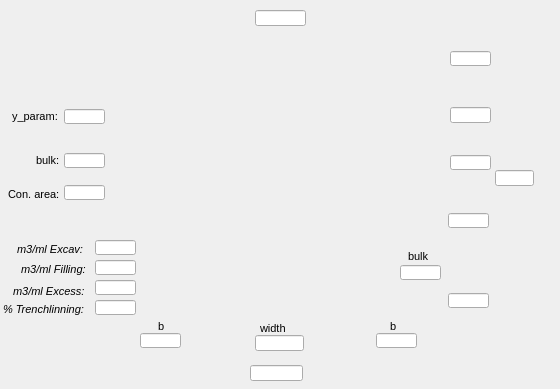
      <widget class="QWidget" name="page">
       <property name="geometry">
        <rect>
         <x>0</x>
         <y>0</y>
         <width>560</width>
         <height>389</height>
        </rect>
       </property>
       <attribute name="label">
        <string>Measurements</string>
       </attribute>
       <widget class="QLabel" name="label_cost_bulk">
        <property name="geometry">
         <rect>
          <x>36</x>
          <y>149</y>
          <width>37</width>
          <height>22</height>
         </rect>
        </property>
        <property name="font">
         <font>
          <pointsize>8</pointsize>
         </font>
        </property>
        <property name="frameShape">
         <enum>QFrame::NoFrame</enum>
        </property>
        <property name="frameShadow">
         <enum>QFrame::Raised</enum>
        </property>
        <property name="text">
         <string>bulk:</string>
        </property>
        <property name="textFormat">
         <enum>Qt::AutoText</enum>
        </property>
        <property name="scaledContents">
         <bool>false</bool>
        </property>
        <property name="margin">
         <number>3</number>
        </property>
       </widget>
       <widget class="QLineEdit" name="rec_y">
        <property name="geometry">
         <rect>
          <x>450</x>
          <y>107</y>
          <width>41</width>
          <height>16</height>
         </rect>
        </property>
        <property name="font">
         <font>
          <pointsize>7</pointsize>
          <kerning>true</kerning>
         </font>
        </property>
        <property name="autoFillBackground">
         <bool>false</bool>
        </property>
        <property name="inputMask">
         <string/>
        </property>
        <property name="text">
         <string/>
        </property>
        <property name="frame">
         <bool>true</bool>
        </property>
        <property name="echoMode">
         <enum>QLineEdit::Normal</enum>
        </property>
        <property name="cursorPosition">
         <number>0</number>
        </property>
        <property name="alignment">
         <set>Qt::AlignCenter</set>
        </property>
       </widget>
       <widget class="QLineEdit" name="y_param">
        <property name="geometry">
         <rect>
          <x>64</x>
          <y>109</y>
          <width>41</width>
          <height>15</height>
         </rect>
        </property>
        <property name="font">
         <font>
          <pointsize>7</pointsize>
          <kerning>true</kerning>
         </font>
        </property>
        <property name="autoFillBackground">
         <bool>false</bool>
        </property>
        <property name="inputMask">
         <string/>
        </property>
        <property name="text">
         <string/>
        </property>
        <property name="frame">
         <bool>true</bool>
        </property>
        <property name="echoMode">
         <enum>QLineEdit::Normal</enum>
        </property>
        <property name="cursorPosition">
         <number>0</number>
        </property>
        <property name="alignment">
         <set>Qt::AlignCenter</set>
        </property>
       </widget>
       <widget class="QLineEdit" name="b">
        <property name="geometry">
         <rect>
          <x>376</x>
          <y>333</y>
          <width>41</width>
          <height>15</height>
         </rect>
        </property>
        <property name="font">
         <font>
          <pointsize>7</pointsize>
          <kerning>true</kerning>
         </font>
        </property>
        <property name="autoFillBackground">
         <bool>false</bool>
        </property>
        <property name="inputMask">
         <string/>
        </property>
        <property name="text">
         <string/>
        </property>
        <property name="frame">
         <bool>true</bool>
        </property>
        <property name="echoMode">
         <enum>QLineEdit::Normal</enum>
        </property>
        <property name="cursorPosition">
         <number>0</number>
        </property>
        <property name="alignment">
         <set>Qt::AlignCenter</set>
        </property>
       </widget>
       <widget class="QLineEdit" name="m2mltrenchl_2">
        <property name="geometry">
         <rect>
          <x>95</x>
          <y>300</y>
          <width>41</width>
          <height>15</height>
         </rect>
        </property>
        <property name="font">
         <font>
          <pointsize>7</pointsize>
          <italic>true</italic>
          <kerning>true</kerning>
         </font>
        </property>
        <property name="autoFillBackground">
         <bool>false</bool>
        </property>
        <property name="inputMask">
         <string/>
        </property>
        <property name="text">
         <string/>
        </property>
        <property name="frame">
         <bool>true</bool>
        </property>
        <property name="echoMode">
         <enum>QLineEdit::Normal</enum>
        </property>
        <property name="cursorPosition">
         <number>0</number>
        </property>
        <property name="alignment">
         <set>Qt::AlignCenter</set>
        </property>
       </widget>
       <widget class="QLineEdit" name="m3mlexc_2">
        <property name="geometry">
         <rect>
          <x>95</x>
          <y>240</y>
          <width>41</width>
          <height>15</height>
         </rect>
        </property>
        <property name="font">
         <font>
          <pointsize>7</pointsize>
          <italic>true</italic>
          <kerning>true</kerning>
         </font>
        </property>
        <property name="autoFillBackground">
         <bool>false</bool>
        </property>
        <property name="inputMask">
         <string/>
        </property>
        <property name="text">
         <string/>
        </property>
        <property name="frame">
         <bool>true</bool>
        </property>
        <property name="echoMode">
         <enum>QLineEdit::Normal</enum>
        </property>
        <property name="cursorPosition">
         <number>0</number>
        </property>
        <property name="alignment">
         <set>Qt::AlignCenter</set>
        </property>
       </widget>
       <widget class="QLineEdit" name="geom1">
        <property name="geometry">
         <rect>
          <x>448</x>
          <y>213</y>
          <width>41</width>
          <height>15</height>
         </rect>
        </property>
        <property name="font">
         <font>
          <pointsize>7</pointsize>
          <kerning>true</kerning>
         </font>
        </property>
        <property name="autoFillBackground">
         <bool>false</bool>
        </property>
        <property name="inputMask">
         <string/>
        </property>
        <property name="text">
         <string/>
        </property>
        <property name="frame">
         <bool>true</bool>
        </property>
        <property name="echoMode">
         <enum>QLineEdit::Normal</enum>
        </property>
        <property name="cursorPosition">
         <number>0</number>
        </property>
        <property name="alignment">
         <set>Qt::AlignCenter</set>
        </property>
       </widget>
       <widget class="QLineEdit" name="thickness">
        <property name="geometry">
         <rect>
          <x>450</x>
          <y>51</y>
          <width>41</width>
          <height>15</height>
         </rect>
        </property>
        <property name="font">
         <font>
          <pointsize>7</pointsize>
          <kerning>true</kerning>
         </font>
        </property>
        <property name="autoFillBackground">
         <bool>false</bool>
        </property>
        <property name="inputMask">
         <string/>
        </property>
        <property name="text">
         <string/>
        </property>
        <property name="frame">
         <bool>true</bool>
        </property>
        <property name="echoMode">
         <enum>QLineEdit::Normal</enum>
        </property>
        <property name="cursorPosition">
         <number>0</number>
        </property>
        <property name="alignment">
         <set>Qt::AlignCenter</set>
        </property>
       </widget>
       <widget class="QLineEdit" name="z1">
        <property name="geometry">
         <rect>
          <x>448</x>
          <y>293</y>
          <width>41</width>
          <height>15</height>
         </rect>
        </property>
        <property name="font">
         <font>
          <pointsize>7</pointsize>
          <kerning>true</kerning>
         </font>
        </property>
        <property name="autoFillBackground">
         <bool>false</bool>
        </property>
        <property name="inputMask">
         <string/>
        </property>
        <property name="text">
         <string/>
        </property>
        <property name="frame">
         <bool>true</bool>
        </property>
        <property name="echoMode">
         <enum>QLineEdit::Normal</enum>
        </property>
        <property name="cursorPosition">
         <number>0</number>
        </property>
        <property name="alignment">
         <set>Qt::AlignCenter</set>
        </property>
       </widget>
       <widget class="QLabel" name="label_cost_excav">
        <property name="geometry">
         <rect>
          <x>17</x>
          <y>238</y>
          <width>73</width>
          <height>22</height>
         </rect>
        </property>
        <property name="font">
         <font>
          <pointsize>8</pointsize>
          <italic>true</italic>
         </font>
        </property>
        <property name="frameShape">
         <enum>QFrame::NoFrame</enum>
        </property>
        <property name="frameShadow">
         <enum>QFrame::Raised</enum>
        </property>
        <property name="text">
         <string>m3/ml Excav:</string>
        </property>
        <property name="textFormat">
         <enum>Qt::AutoText</enum>
        </property>
        <property name="scaledContents">
         <bool>false</bool>
        </property>
        <property name="margin">
         <number>3</number>
        </property>
       </widget>
       <widget class="QLabel" name="label_image_ud_shape">
        <property name="geometry">
         <rect>
          <x>110</x>
          <y>14</y>
          <width>411</width>
          <height>361</height>
         </rect>
        </property>
        <property name="text">
         <string/>
        </property>
        <property name="pixmap">
         <pixmap>../../../../usuario/.designer/png/ud_section_circular.png</pixmap>
        </property>
        <property name="scaledContents">
         <bool>true</bool>
        </property>
       </widget>
       <widget class="QLabel" name="label_cost_fill">
        <property name="geometry">
         <rect>
          <x>21</x>
          <y>258</y>
          <width>73</width>
          <height>22</height>
         </rect>
        </property>
        <property name="font">
         <font>
          <pointsize>8</pointsize>
          <italic>true</italic>
         </font>
        </property>
        <property name="frameShape">
         <enum>QFrame::NoFrame</enum>
        </property>
        <property name="frameShadow">
         <enum>QFrame::Raised</enum>
        </property>
        <property name="text">
         <string>m3/ml Filling:</string>
        </property>
        <property name="textFormat">
         <enum>Qt::AutoText</enum>
        </property>
        <property name="scaledContents">
         <bool>false</bool>
        </property>
        <property name="margin">
         <number>3</number>
        </property>
       </widget>
       <widget class="QLabel" name="label_cost_exc">
        <property name="geometry">
         <rect>
          <x>13</x>
          <y>280</y>
          <width>73</width>
          <height>22</height>
         </rect>
        </property>
        <property name="font">
         <font>
          <pointsize>8</pointsize>
          <italic>true</italic>
         </font>
        </property>
        <property name="frameShape">
         <enum>QFrame::NoFrame</enum>
        </property>
        <property name="frameShadow">
         <enum>QFrame::Raised</enum>
        </property>
        <property name="text">
         <string>m3/ml Excess:</string>
        </property>
        <property name="textFormat">
         <enum>Qt::AutoText</enum>
        </property>
        <property name="scaledContents">
         <bool>false</bool>
        </property>
        <property name="margin">
         <number>3</number>
        </property>
       </widget>
       <widget class="QLineEdit" name="width">
        <property name="geometry">
         <rect>
          <x>255</x>
          <y>335</y>
          <width>49</width>
          <height>16</height>
         </rect>
        </property>
        <property name="font">
         <font>
          <pointsize>7</pointsize>
          <kerning>true</kerning>
         </font>
        </property>
        <property name="autoFillBackground">
         <bool>false</bool>
        </property>
        <property name="inputMask">
         <string/>
        </property>
        <property name="text">
         <string/>
        </property>
        <property name="frame">
         <bool>true</bool>
        </property>
        <property name="echoMode">
         <enum>QLineEdit::Normal</enum>
        </property>
        <property name="cursorPosition">
         <number>0</number>
        </property>
        <property name="alignment">
         <set>Qt::AlignCenter</set>
        </property>
       </widget>
       <widget class="QLineEdit" name="m2mlpav">
        <property name="geometry">
         <rect>
          <x>255</x>
          <y>10</y>
          <width>51</width>
          <height>16</height>
         </rect>
        </property>
        <property name="font">
         <font>
          <pointsize>7</pointsize>
          <kerning>true</kerning>
         </font>
        </property>
        <property name="autoFillBackground">
         <bool>false</bool>
        </property>
        <property name="inputMask">
         <string/>
        </property>
        <property name="text">
         <string/>
        </property>
        <property name="frame">
         <bool>true</bool>
        </property>
        <property name="echoMode">
         <enum>QLineEdit::Normal</enum>
        </property>
        <property name="cursorPosition">
         <number>0</number>
        </property>
        <property name="alignment">
         <set>Qt::AlignCenter</set>
        </property>
       </widget>
       <widget class="QLineEdit" name="m3mlfill_2">
        <property name="geometry">
         <rect>
          <x>95</x>
          <y>260</y>
          <width>41</width>
          <height>15</height>
         </rect>
        </property>
        <property name="font">
         <font>
          <pointsize>7</pointsize>
          <italic>true</italic>
          <kerning>true</kerning>
         </font>
        </property>
        <property name="autoFillBackground">
         <bool>false</bool>
        </property>
        <property name="inputMask">
         <string/>
        </property>
        <property name="text">
         <string/>
        </property>
        <property name="frame">
         <bool>true</bool>
        </property>
        <property name="echoMode">
         <enum>QLineEdit::Normal</enum>
        </property>
        <property name="cursorPosition">
         <number>0</number>
        </property>
        <property name="alignment">
         <set>Qt::AlignCenter</set>
        </property>
       </widget>
       <widget class="QLabel" name="label_cost_b_right">
        <property name="geometry">
         <rect>
          <x>390</x>
          <y>315</y>
          <width>17</width>
          <height>22</height>
         </rect>
        </property>
        <property name="font">
         <font>
          <pointsize>8</pointsize>
         </font>
        </property>
        <property name="frameShape">
         <enum>QFrame::NoFrame</enum>
        </property>
        <property name="frameShadow">
         <enum>QFrame::Raised</enum>
        </property>
        <property name="text">
         <string>b</string>
        </property>
        <property name="textFormat">
         <enum>Qt::AutoText</enum>
        </property>
        <property name="scaledContents">
         <bool>false</bool>
        </property>
        <property name="margin">
         <number>3</number>
        </property>
       </widget>
       <widget class="QLineEdit" name="b_2">
        <property name="geometry">
         <rect>
          <x>140</x>
          <y>333</y>
          <width>41</width>
          <height>15</height>
         </rect>
        </property>
        <property name="font">
         <font>
          <pointsize>7</pointsize>
          <kerning>true</kerning>
         </font>
        </property>
        <property name="autoFillBackground">
         <bool>false</bool>
        </property>
        <property name="inputMask">
         <string/>
        </property>
        <property name="text">
         <string/>
        </property>
        <property name="frame">
         <bool>true</bool>
        </property>
        <property name="echoMode">
         <enum>QLineEdit::Normal</enum>
        </property>
        <property name="cursorPosition">
         <number>0</number>
        </property>
        <property name="alignment">
         <set>Qt::AlignCenter</set>
        </property>
       </widget>
       <widget class="QLabel" name="label_cost_b_left">
        <property name="geometry">
         <rect>
          <x>158</x>
          <y>315</y>
          <width>17</width>
          <height>22</height>
         </rect>
        </property>
        <property name="font">
         <font>
          <pointsize>8</pointsize>
         </font>
        </property>
        <property name="frameShape">
         <enum>QFrame::NoFrame</enum>
        </property>
        <property name="frameShadow">
         <enum>QFrame::Raised</enum>
        </property>
        <property name="text">
         <string>b</string>
        </property>
        <property name="textFormat">
         <enum>Qt::AutoText</enum>
        </property>
        <property name="scaledContents">
         <bool>false</bool>
        </property>
        <property name="margin">
         <number>3</number>
        </property>
       </widget>
       <widget class="QLineEdit" name="m2mlbottom_2">
        <property name="geometry">
         <rect>
          <x>250</x>
          <y>365</y>
          <width>53</width>
          <height>16</height>
         </rect>
        </property>
        <property name="font">
         <font>
          <pointsize>7</pointsize>
          <kerning>true</kerning>
         </font>
        </property>
        <property name="autoFillBackground">
         <bool>false</bool>
        </property>
        <property name="inputMask">
         <string/>
        </property>
        <property name="text">
         <string/>
        </property>
        <property name="frame">
         <bool>true</bool>
        </property>
        <property name="echoMode">
         <enum>QLineEdit::Normal</enum>
        </property>
        <property name="cursorPosition">
         <number>0</number>
        </property>
        <property name="alignment">
         <set>Qt::AlignCenter</set>
        </property>
       </widget>
       <widget class="QLabel" name="label_cost_area">
        <property name="geometry">
         <rect>
          <x>8</x>
          <y>183</y>
          <width>73</width>
          <height>22</height>
         </rect>
        </property>
        <property name="font">
         <font>
          <pointsize>8</pointsize>
         </font>
        </property>
        <property name="frameShape">
         <enum>QFrame::NoFrame</enum>
        </property>
        <property name="frameShadow">
         <enum>QFrame::Raised</enum>
        </property>
        <property name="text">
         <string>Con. area:</string>
        </property>
        <property name="textFormat">
         <enum>Qt::AutoText</enum>
        </property>
        <property name="scaledContents">
         <bool>false</bool>
        </property>
        <property name="margin">
         <number>3</number>
        </property>
       </widget>
       <widget class="QLineEdit" name="total_y">
        <property name="geometry">
         <rect>
          <x>495</x>
          <y>170</y>
          <width>39</width>
          <height>16</height>
         </rect>
        </property>
        <property name="font">
         <font>
          <pointsize>7</pointsize>
          <kerning>true</kerning>
         </font>
        </property>
        <property name="autoFillBackground">
         <bool>false</bool>
        </property>
        <property name="inputMask">
         <string/>
        </property>
        <property name="text">
         <string/>
        </property>
        <property name="frame">
         <bool>true</bool>
        </property>
        <property name="echoMode">
         <enum>QLineEdit::Normal</enum>
        </property>
        <property name="cursorPosition">
         <number>0</number>
        </property>
        <property name="alignment">
         <set>Qt::AlignCenter</set>
        </property>
       </widget>
       <widget class="QLabel" name="label_cost_width">
        <property name="geometry">
         <rect>
          <x>260</x>
          <y>317</y>
          <width>53</width>
          <height>22</height>
         </rect>
        </property>
        <property name="font">
         <font>
          <pointsize>8</pointsize>
         </font>
        </property>
        <property name="frameShape">
         <enum>QFrame::NoFrame</enum>
        </property>
        <property name="frameShadow">
         <enum>QFrame::Raised</enum>
        </property>
        <property name="text">
         <string>width</string>
        </property>
        <property name="textFormat">
         <enum>Qt::AutoText</enum>
        </property>
        <property name="scaledContents">
         <bool>false</bool>
        </property>
        <property name="margin">
         <number>3</number>
        </property>
       </widget>
       <widget class="QLabel" name="label_cost_trench">
        <property name="geometry">
         <rect>
          <x>3</x>
          <y>298</y>
          <width>87</width>
          <height>22</height>
         </rect>
        </property>
        <property name="font">
         <font>
          <pointsize>8</pointsize>
          <italic>true</italic>
         </font>
        </property>
        <property name="frameShape">
         <enum>QFrame::NoFrame</enum>
        </property>
        <property name="frameShadow">
         <enum>QFrame::Raised</enum>
        </property>
        <property name="text">
         <string>% Trenchlinning:</string>
        </property>
        <property name="textFormat">
         <enum>Qt::AutoText</enum>
        </property>
        <property name="scaledContents">
         <bool>false</bool>
        </property>
        <property name="margin">
         <number>3</number>
        </property>
       </widget>
       <widget class="QLineEdit" name="bulk_bottom">
        <property name="geometry">
         <rect>
          <x>400</x>
          <y>265</y>
          <width>41</width>
          <height>15</height>
         </rect>
        </property>
        <property name="font">
         <font>
          <pointsize>7</pointsize>
          <kerning>true</kerning>
         </font>
        </property>
        <property name="autoFillBackground">
         <bool>false</bool>
        </property>
        <property name="inputMask">
         <string/>
        </property>
        <property name="text">
         <string/>
        </property>
        <property name="frame">
         <bool>true</bool>
        </property>
        <property name="echoMode">
         <enum>QLineEdit::Normal</enum>
        </property>
        <property name="cursorPosition">
         <number>0</number>
        </property>
        <property name="alignment">
         <set>Qt::AlignCenter</set>
        </property>
       </widget>
       <widget class="QLabel" name="label_cost_bulk_bottom">
        <property name="geometry">
         <rect>
          <x>408</x>
          <y>245</y>
          <width>39</width>
          <height>22</height>
         </rect>
        </property>
        <property name="font">
         <font>
          <pointsize>8</pointsize>
         </font>
        </property>
        <property name="frameShape">
         <enum>QFrame::NoFrame</enum>
        </property>
        <property name="frameShadow">
         <enum>QFrame::Raised</enum>
        </property>
        <property name="text">
         <string>bulk</string>
        </property>
        <property name="textFormat">
         <enum>Qt::AutoText</enum>
        </property>
        <property name="scaledContents">
         <bool>false</bool>
        </property>
        <property name="margin">
         <number>3</number>
        </property>
       </widget>
       <widget class="QLabel" name="label_cost_y_param">
        <property name="geometry">
         <rect>
          <x>12</x>
          <y>105</y>
          <width>53</width>
          <height>22</height>
         </rect>
        </property>
        <property name="font">
         <font>
          <pointsize>8</pointsize>
         </font>
        </property>
        <property name="frameShape">
         <enum>QFrame::NoFrame</enum>
        </property>
        <property name="frameShadow">
         <enum>QFrame::Raised</enum>
        </property>
        <property name="text">
         <string>y_param:</string>
        </property>
        <property name="textFormat">
         <enum>Qt::AutoText</enum>
        </property>
        <property name="scaledContents">
         <bool>false</bool>
        </property>
        <property name="margin">
         <number>3</number>
        </property>
       </widget>
       <widget class="QLineEdit" name="area">
        <property name="geometry">
         <rect>
          <x>64</x>
          <y>185</y>
          <width>41</width>
          <height>15</height>
         </rect>
        </property>
        <property name="font">
         <font>
          <pointsize>7</pointsize>
          <kerning>true</kerning>
         </font>
        </property>
        <property name="autoFillBackground">
         <bool>false</bool>
        </property>
        <property name="inputMask">
         <string/>
        </property>
        <property name="text">
         <string/>
        </property>
        <property name="frame">
         <bool>true</bool>
        </property>
        <property name="echoMode">
         <enum>QLineEdit::Normal</enum>
        </property>
        <property name="cursorPosition">
         <number>0</number>
        </property>
        <property name="alignment">
         <set>Qt::AlignCenter</set>
        </property>
       </widget>
       <widget class="QLineEdit" name="z2">
        <property name="geometry">
         <rect>
          <x>450</x>
          <y>155</y>
          <width>41</width>
          <height>15</height>
         </rect>
        </property>
        <property name="font">
         <font>
          <pointsize>7</pointsize>
          <kerning>true</kerning>
         </font>
        </property>
        <property name="autoFillBackground">
         <bool>false</bool>
        </property>
        <property name="inputMask">
         <string/>
        </property>
        <property name="text">
         <string/>
        </property>
        <property name="frame">
         <bool>true</bool>
        </property>
        <property name="echoMode">
         <enum>QLineEdit::Normal</enum>
        </property>
        <property name="cursorPosition">
         <number>0</number>
        </property>
        <property name="alignment">
         <set>Qt::AlignCenter</set>
        </property>
       </widget>
       <widget class="QLineEdit" name="m3mlexcess_2">
        <property name="geometry">
         <rect>
          <x>95</x>
          <y>280</y>
          <width>41</width>
          <height>15</height>
         </rect>
        </property>
        <property name="font">
         <font>
          <pointsize>7</pointsize>
          <italic>true</italic>
          <kerning>true</kerning>
         </font>
        </property>
        <property name="autoFillBackground">
         <bool>false</bool>
        </property>
        <property name="inputMask">
         <string/>
        </property>
        <property name="text">
         <string/>
        </property>
        <property name="frame">
         <bool>true</bool>
        </property>
        <property name="echoMode">
         <enum>QLineEdit::Normal</enum>
        </property>
        <property name="cursorPosition">
         <number>0</number>
        </property>
        <property name="alignment">
         <set>Qt::AlignCenter</set>
        </property>
       </widget>
       <widget class="QLineEdit" name="bulk">
        <property name="geometry">
         <rect>
          <x>64</x>
          <y>153</y>
          <width>41</width>
          <height>15</height>
         </rect>
        </property>
        <property name="font">
         <font>
          <pointsize>7</pointsize>
          <kerning>true</kerning>
         </font>
        </property>
        <property name="autoFillBackground">
         <bool>false</bool>
        </property>
        <property name="inputMask">
         <string/>
        </property>
        <property name="text">
         <string/>
        </property>
        <property name="frame">
         <bool>true</bool>
        </property>
        <property name="echoMode">
         <enum>QLineEdit::Normal</enum>
        </property>
        <property name="cursorPosition">
         <number>0</number>
        </property>
        <property name="alignment">
         <set>Qt::AlignCenter</set>
        </property>
       </widget>
       <zorder>label_image_ud_shape</zorder>
       <zorder>label_cost_bulk</zorder>
       <zorder>rec_y</zorder>
       <zorder>y_param</zorder>
       <zorder>b</zorder>
       <zorder>m2mltrenchl_2</zorder>
       <zorder>m3mlexc_2</zorder>
       <zorder>geom1</zorder>
       <zorder>thickness</zorder>
       <zorder>z1</zorder>
       <zorder>label_cost_excav</zorder>
       <zorder>label_cost_fill</zorder>
       <zorder>label_cost_exc</zorder>
       <zorder>width</zorder>
       <zorder>m2mlpav</zorder>
       <zorder>m3mlfill_2</zorder>
       <zorder>label_cost_b_right</zorder>
       <zorder>b_2</zorder>
       <zorder>label_cost_b_left</zorder>
       <zorder>m2mlbottom_2</zorder>
       <zorder>label_cost_area</zorder>
       <zorder>total_y</zorder>
       <zorder>label_cost_width</zorder>
       <zorder>label_cost_trench</zorder>
       <zorder>bulk_bottom</zorder>
       <zorder>label_cost_bulk_bottom</zorder>
       <zorder>label_cost_y_param</zorder>
       <zorder>area</zorder>
       <zorder>z2</zorder>
       <zorder>m3mlexcess_2</zorder>
       <zorder>bulk</zorder>
      </widget>
